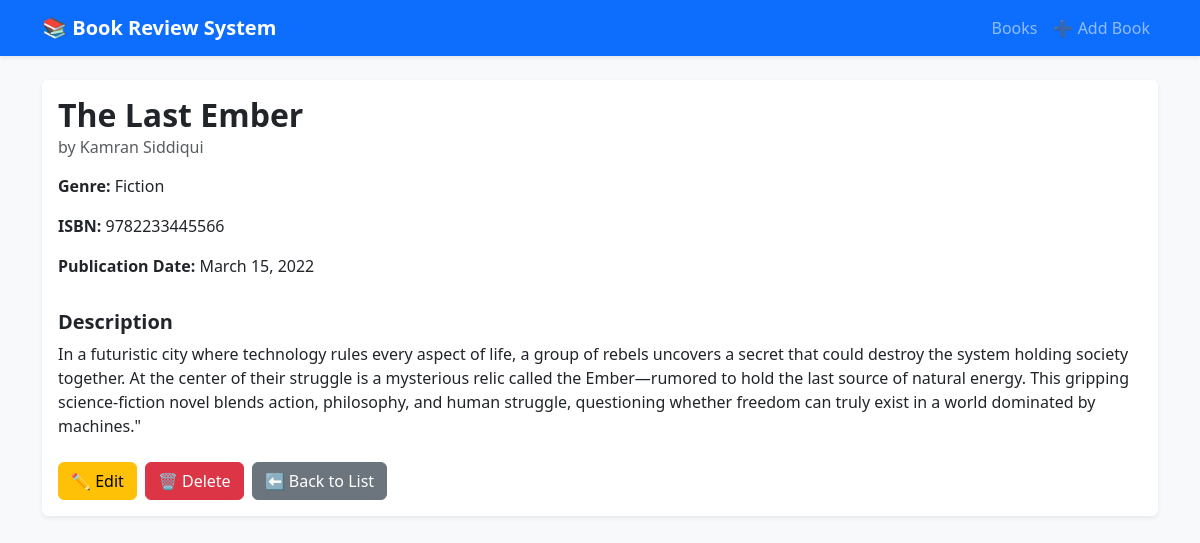
The app's page /book/7 with its own data.
### book/models.py (models this page shows, shortened)
class Book(models.Model):
    GENRE_CHOICES = [
        ('fiction', 'Fiction'),
        ('non_fiction', 'Non-Fiction'),
        ('science', 'Science'),
        ('technology', 'Technology'),
        ('history', 'History'),
        ('other', 'Other'),
    ]
    title = models.CharField(max_length=200)
    author = models.CharField(max_length=200)
    description = models.TextField()
    genre = models.CharField(max_length=20,choices=GENRE_CHOICES)
    isbn = models.CharField('ISBN',max_length=13,unique=True)
    publication_date = models.DateField()
    average_rating = models.DecimalField(
        max_digits=3,
        decimal_places=2,
        validators=[MinLengthValidator(0),MaxLengthValidator(5)],
        default=0
    )
    created_at = models.DateTimeField(auto_now_add=True)
    updated_at = models.DateTimeField(auto_now=True)

### book/views.py (the view)
# urls.py: path('book/<int:pk>',views.book_detail,name='book_detail'),
def book_detail(request, pk):
    book = Book.objects.get(pk=pk)
    return render(request,'book/book_detail.html',{'book':book})

### book/templates/book/book_detail.html (shortened to what this page needs)
{% extends "book/base.html" %}
{% block content %}
<div class="card shadow-sm border-0">
  <div class="card-body">
      <h2 class="card-title fw-bold">{{ book.title }}</h2>
      <h6 class="card-subtitle mb-3 text-muted">by {{ book.author }}</h6>
      <div class="row mb-3">
          <div class="col-md-6">
              <p><strong>Genre:</strong> {{ book.get_genre_display }}</p>
              <p><strong>ISBN:</strong> {{ book.isbn }}</p>
              <p><strong>Publication Date:</strong> {{ book.publication_date }}</p>
          </div>
      </div>
      <h5 class="fw-bold">Description</h5>
      <p class="card-text">{{ book.description }}</p>
      <div class="mt-4 d-flex gap-2">
        <a href="{% url 'book_update' book.pk %}" class="btn btn-warning">✏️ Edit</a>
        <a href="{% url 'book_delete' book.pk %}" class="btn btn-danger">🗑️ Delete</a>
        <a href="{% url 'book_list' %}" class="btn btn-secondary">⬅ Back to List</a>
      </div>
  </div>
</div>
{% endblock content %}

### records on screen
Book: title "The Last Ember", author "Kamran Siddiqui", genre "Fiction", isbn "9782233445566", publication_date "March 15, 2022", description "In a futuristic city where technology rules every aspect of life, a group of rebels uncovers a secret that could destroy the system holding society together. At the center of their struggle is a mysterious relic called the Ember—rumored to hold the last source of natural energy. This gripping science-fiction novel blends action, philosophy, and human struggle, questioning whether freedom can truly exist in a world dominated by machines.\""
